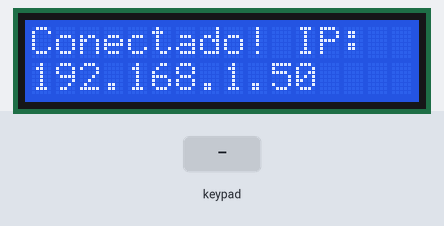
This sketch was run on a simulated ESP8266 (NodeMCU). Parts: 16×2 character LCD. The inputs (shaded band) are chosen by the test bench. WiFi joins after 1.5 s; servers stay silent unless stated; uploads are accepted with an empty reply.

Above: at 3.7 s.
At 6.8 s:
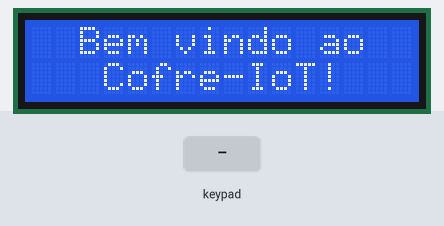
6.9 s: key 'A' pressed
At 7.6 s:
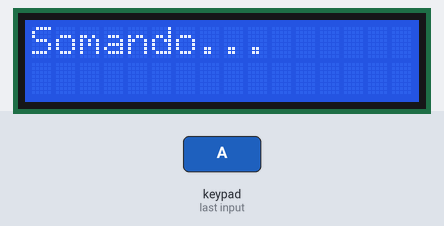
9.9 s: keypad keys 1 2 3 4 pressed 0.4 s apart
14.5 s: key 'B' pressed
At 16.2 s:
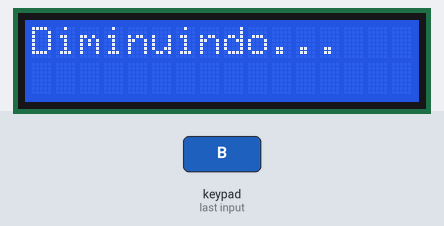
19.0 s: key '#' pressed
22.0 s: keypad keys 1 2 3 4 * pressed 0.4 s apart
At 24.1 s:
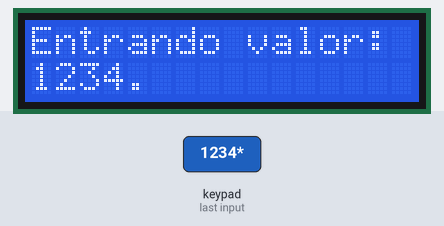
25.5 s: key 'C' pressed
At 29.1 s:
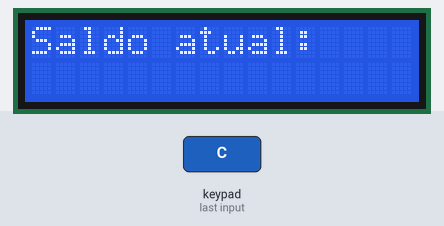
Timing chart, 0 to 30.6 s (numbered marks = the images above; inputs shaded):
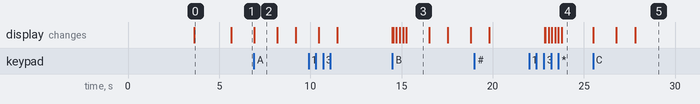

Measured:
- after the input at 6.9 s, the display: changes at once (image 2)
- after the input at 14.5 s, the display: first differs from a run without the input after 0.76 s (image 3)
- after the input at 22.0 s, the display: first differs from a run without the input after 1.1 s (image 4 shows a later state)
- after the input at 25.5 s, the display: first changes at once (image 5 shows a later state)
- what the display in image 0 shows lasts 2.1 s, from 3.6 s to 5.7 s
- what the display in image 2 shows lasts 1.3 s, from 6.9 s to 8.2 s

The sketch:

nodemcu_esp8266_keypad_i2c_lcd.ino
```cpp
/******************************************************************************************************
 Projeto: Cofre-IoT
 GitHub:  https://github.com/abrantesasf/cofre-IoT/
 Sobre:   O projeto Cofre-IoT é um projeto acadêmico dos alunos
          de Ciência da Computação e de Sistemas de Informação
          da FAESA Centro Universitário, disciplina de Introdução
          à Computação (2018/1). O objetivo é desenvolver e apresentar um protótipo
          de cofre conectado à internet, como uma prova de conceito da
          Internet das Coisas (Internet of Things - IoT).
*******************************************************************************************************
        Código: Este código faz a leitura de um keypad ligado à um módulo NodeMCU para realizar as
                seguintes funções: consulta de saldo em um servidor, soma ou diminuição de valores ao
                saldo armazenado no servidor. À medida em que o usuário digita os números, um display
                LCD 16x2 exibe o número digitado. O display também é utilizado para mostrar informações
                durante o boot do nódulo (conexão à internet e IP).
Pré-requisitos: 1) NodeMCU DevKit
                2) Keypad 16 teclas
                3) Display LCD 16x2
                4) Módulo I2C
                5) Bibliotecas adicionais para o Arduino:
                   - LiquidCrystal_I2C: https://github.com/marcoschwartz/LiquidCrystal_I2C
                   - Keypad: http://playground.arduino.cc/Code/Keypad
                   - ESP8266: https://github.com/esp8266/Arduino
 Inputs gerais: Números no Keypad e opções de ação (soma, diminuição, consulta de saldo).
Outputs gerais: Cada opção de ação apresenta uma mensagem específica de erro ou de conclusão
                no LCD.
       Retorno: -
    Limitações: 1) Falhas na conexão Wireless estão com um tratamento MUITO básico. Esse tratamento
                   de exceção precisa ser muito melhorado ainda.
                2) Se você digitar um número maior do que o saldo e utilizar a função de diminuir, uma
				   check constraint no banco de dados impedirá que seu saldo fique negativo, mas nenhum
				   aviso será fornecido ao usuário.
				3) A comunicação entre o ESP8266 e o servidor está sendo feito via HTTP e não via HTTPS,
				   portanto não está segura. É necessário alterar o código para que a transmissão de
				   dados seja feita via HTTPS.
   Referências: De modo geral este código é uma mistura de DIVERSOS FRAGMENTOS de códigos obtidos em
                tutoriais ou fóruns na internet, para funções específicas, por exemplo: o código para inicializar
                o keypad e mapear as teclas, o código para inicializar e se conectar no wifi, etc. O algoritmo
                principal, que interliga todos os componentes (NomeMCU DevKit, Keypad, I2C, LCD e Keypad),
                e que fornece a funcionalidade principal, foi desenvolvida pelos integrantes do projeto.
                Assim que tivermos um tempo, organizaremos todas as fontes de referências utilizadas e
                as listaremos aqui.

      Hardware: 1) DevKit NodeMCU v3 ESP8266 12e:
                   - Modelo referência: https://github.com/nodemcu/nodemcu-devkit-v1.0
                   - Modelo utilizado:  https://www.usinainfo.com.br/nodemcu/nodemcu-v3-esp8266-esp-12e-iot-com-wifi-4420.html
                   - Instruções:        (ver repositório GitHub do projeto)
                2) Display LCD 16x2:
                   - Modelo referência: https://www.adafruit.com/product/181
                   - Modelo utilizado:  https://www.filipeflop.com/produto/display-lcd-16x2-backlight-azul/
                   - Instruções:        (diversos tutoriais na internet)
                3) Keypad matricial de membrana, 16 teclas:
                   - Modelo referência: https://www.filipeflop.com/produto/teclado-matricial-de-membrana-16-teclas/
                   - Modelo utilizado:  https://www.filipeflop.com/produto/teclado-matricial-de-membrana-16-teclas/
                   - Instruções:        (diversos tutoriais na internet)
                4) Módulo I2C para LCD:
                   - Modelo referência: https://www.filipeflop.com/produto/modulo-serial-i2c-para-display-lcd-arduino/
                   - Modelo utilizado:  https://www.filipeflop.com/produto/modulo-serial-i2c-para-display-lcd-arduino/
                   - Instruções:        https://www.losant.com/blog/how-to-connect-lcd-esp8266-nodemcu
******************************************************************************************************/


/*
 * CARREGA BIBLIOTECAS NECESSÁRIAS (mantenha a ordem especificada abaixo!):
 */
#include <ESP8266WiFi.h>
#include <LiquidCrystal_I2C.h>
#include <Wire.h>
#include <Keypad.h>


/*
 * CONFIGURAÇÕES PARA O KEYPAD:
 */
// Declara número de linhas e colunas do teclado:
const byte nLinhas = 4;
const byte nColunas = 4;

// Declara matriz para mapear as teclas do teclado (comente ou descomente
// a versão de 16 ou 12 teclas, conforme sua necessidade).
char teclas[nLinhas][nColunas] = {
  {'1', '2', '3', 'A'},
  {'4', '5', '6', 'B'},
  {'7', '8', '9', 'C'},
  {'*', '0', '#', 'D'}
  //{'1', '2', '3'},
  //{'4', '5', '6'},
  //{'7', '8', '9'},
  //{'*', '0', '#'}
};

// Mapeamento entre as linhas e colunas do teclado e os pinos do NodeMCU
// (o pino D8 não é usado pois ele tem um resistor pull-down integrado, o que
// interfere no uso do keypad; o pino D10 somente é usado no keypad com 16 teclas):
byte pinosLinhas[nLinhas]   = {D0, D3, D4, D5};
byte pinosColunas[nColunas] = {D6, D7, D9, D10};

// Cria instância uma instância da classe Keypad, passando o mapeamento
// das teclas
Keypad teclado = Keypad(makeKeymap(teclas), pinosLinhas, pinosColunas, nLinhas, nColunas);


/*
 * CONFIGURAÇÕES DO LCD E I2C:
 */
// Constrói objeto LCD, passando endereço I2C e configurações do display:
LiquidCrystal_I2C lcd(0x27, 16, 2);

// Função bemVindo:
void bemVindo() {
  lcd.clear();
  lcd.setCursor(2, 0);
  lcd.print("Bem vindo ao");
  lcd.setCursor(3, 1);
  lcd.print("Cofre-IoT!");
}


/*
 * CONFIGURAÇÕES INICIAIS PARA ACESSO À INTERNET:
 */
// Definições de acesso à rede wifi:
const char* ssid     = "<insira aqui o SSID da rede wifi";
const char* password = "<insira aqui a senha da rede wifi";

// IP do servidor do Cofre-IoT:
String servidor = "52.202.172.134";

// Variáveis para controle:
int wifiStatus;
int executa = 1;


/*
 * VOID SETUP:
 */
void setup() {
  // Altera o modo do D9 para input, ao invés de RX:
  pinMode(D9, INPUT);
  pinMode(D10, INPUT);

  // Ativa LCD:
  lcd.init();
  lcd.backlight();

  // Conecta à internet:
  lcd.clear();
  lcd.setCursor(0, 0);
  lcd.print("Conectando se");
  lcd.setCursor(0, 1);
  lcd.print("na rede Wi-Fi...");
  delay(2000);
  WiFi.mode(WIFI_STA);
  WiFi.begin(ssid, password);
  while (WiFi.status() != WL_CONNECTED) {
    delay(500);
  }
  lcd.clear();
  lcd.setCursor(0, 0);
  lcd.print("Conectado! IP:");
  lcd.setCursor(0, 1);
  lcd.print(WiFi.localIP());
  delay(2000);

  // Dá as boas vindas:
  bemVindo();
}


/*
 * VARIÁVEIS E FUNÇÕES PRINCIPAIS DO PROGRAMA:
 */
// Variável para armazenar o número digitado pelo usuário:
//int numero = 0;
String numero = "";

// Função para codificar string em caracteres HTML:
String urlencode(String str) {
    String encodedString="";
    char c;
    char code0;
    char code1;
    char code2;
    for (int i =0; i < str.length(); i++){
      c=str.charAt(i);
      if (c == ' '){
        encodedString+= '+';
      } else if (isalnum(c)){
        encodedString+=c;
      } else{
        code1=(c & 0xf)+'0';
        if ((c & 0xf) >9){
            code1=(c & 0xf) - 10 + 'A';
        }
        c=(c>>4)&0xf;
        code0=c+'0';
        if (c > 9){
            code0=c - 10 + 'A';
        }
        code2='\0';
        encodedString+='%';
        encodedString+=code0;
        encodedString+=code1;
        //encodedString+=code2;
      }
      yield();
    }
    return encodedString;
}

// Função para consultar o saldo
void consultaSaldo() {
  lcd.clear();
  lcd.setCursor(0,0);
  lcd.print("Consulta saldo:");
  WiFiClient client;
  if (!client.connect(servidor, 80)) {
    lcd.clear();
    lcd.setCursor(0,0);
    lcd.print("FALHOU CONEXAO!");
    lcd.setCursor(0,1);
    lcd.print("ABORTANDO!");
    numero = "";
    bemVindo();
  }
  String url1 = "/select.php";
  url1 += "?id=1";
  url1 += "&numero=";
  url1 += '1';
  String url2;
  url2 += " HTTP/1.1\r\n";
  url2 += "Host: ";
  url2 += servidor;
  url2 += "\r\n";
  url2 += "Connection: close\r\n\r\n";
  String url3;
  url3 = url1 + url2;
  client.print(String("GET ") + url3);
  unsigned long timeout = millis();
  while (client.available() == 0) {
    if (millis() - timeout > 5000) {
      client.stop();
      return;
    }
  }
  String line = "";
  while (client.available()) {
    line = client.readStringUntil('\r');
  }
  line = line.substring(1); // remove caracteres espúrio do retorno da query
  lcd.setCursor(0,1);
  lcd.print("OK!");
  delay(1000);
  lcd.clear();
  lcd.setCursor(0,0);
  lcd.print("Saldo atual:");
  lcd.setCursor(16 - line.length(),1);
  lcd.print(line);
  delay(3000);
  bemVindo();
}


/*
 * VOID LOOP:
 */
void loop() {
  char tecla = teclado.getKey();
  if (tecla == '0' && numero == "") {
    lcd.clear();
    lcd.setCursor(0,0);
    lcd.print("Entrando valor:");
    //numero = (numero * 10) + tecla -'0';
    numero = numero + tecla;
    lcd.setCursor(0,1);
    lcd.print(numero);
  } else if (tecla == '0' && numero == "0") {
    // Não deixa digitar outros zeros
  } else if (tecla == '*' && numero == "0") {
    if (numero.indexOf('.') == -1) {
      lcd.clear();
      lcd.setCursor(0,0);
      lcd.print("Entrando valor:");
      //numero = (numero * 10) + tecla -'0';
      numero = numero + '.';
      lcd.setCursor(0,1);
      lcd.print(numero);
    }
  } else if (tecla >= '0' && tecla <= '9') {
    lcd.clear();
    lcd.setCursor(0,0);
    lcd.print("Entrando valor:");
    //numero = (numero * 10) + tecla -'0';
    numero = numero + tecla;
    lcd.setCursor(0,1);
    lcd.print(numero);
  } else if (tecla == '*') {
    if (numero.indexOf('.') == -1) {
      lcd.clear();
      lcd.setCursor(0,0);
      lcd.print("Entrando valor:");
      //numero = (numero * 10) + tecla -'0';
      numero = numero + '.';
      lcd.setCursor(0,1);
      lcd.print(numero);
    }
  } else if (tecla == 'D') {
    bemVindo();
    numero = "";
  } else if (tecla == '#') {
    numero = numero.substring(0, numero.length()-1);
    lcd.setCursor(0, 1);
    lcd.print("                ");
    lcd.setCursor(0, 1);
    lcd.print(numero);
  } else if (tecla == 'A') {
    lcd.clear();
    lcd.setCursor(0,0);
    lcd.print("Somando...");
    delay(1000);
    WiFiClient client;
    if (!client.connect(servidor, 80)) {
      lcd.clear();
      lcd.setCursor(0,0);
      lcd.print("FALHOU CONEXAO!");
      lcd.setCursor(0,1);
      lcd.print("ABORTANDO!");
      numero = "";
      bemVindo();
    }
    String url1 = "/update.php";
    url1 += "?id=1";
    url1 += "&numero=";
    url1 += numero;
    String url2;
    url2 += " HTTP/1.1\r\n";
    url2 += "Host: ";
    url2 += servidor;
    url2 += "\r\n";
    url2 += "Connection: close\r\n\r\n";
    String url3;
    url3 = url1 + url2;
    client.print(String("GET ") + url3);
    unsigned long timeout = millis();
    while (client.available() == 0) {
      if (millis() - timeout > 5000) {
        client.stop();
        return;
      }
    }
    lcd.setCursor(0,1);
    lcd.print("OK!");
    delay(1000);
    numero = "";
    consultaSaldo();
  } else if (tecla == 'B') {
    lcd.clear();
    lcd.setCursor(0,0);
    lcd.print("Diminuindo...");
    delay(1000);
    WiFiClient client;
    if (!client.connect(servidor, 80)) {
      lcd.clear();
      lcd.setCursor(0,0);
      lcd.print("FALHOU CONEXAO!");
      lcd.setCursor(0,1);
      lcd.print("ABORTANDO!");
      numero = "";
      bemVindo();
    }
    String url1 = "/update.php";
    url1 += "?id=1";
    url1 += "&numero=";
    url1 += '-' + numero;
    String url2;
    url2 += " HTTP/1.1\r\n";
    url2 += "Host: ";
    url2 += servidor;
    url2 += "\r\n";
    url2 += "Connection: close\r\n\r\n";
    String url3;
    url3 = url1 + url2;
    client.print(String("GET ") + url3);
    unsigned long timeout = millis();
    while (client.available() == 0) {
      if (millis() - timeout > 5000) {
        client.stop();
        return;
      }
    }
    lcd.setCursor(0,1);
    lcd.print("OK!");
    delay(1000);
    numero = "";
    consultaSaldo();
  } else if (tecla == 'C') {
    consultaSaldo();
  }
}
```
